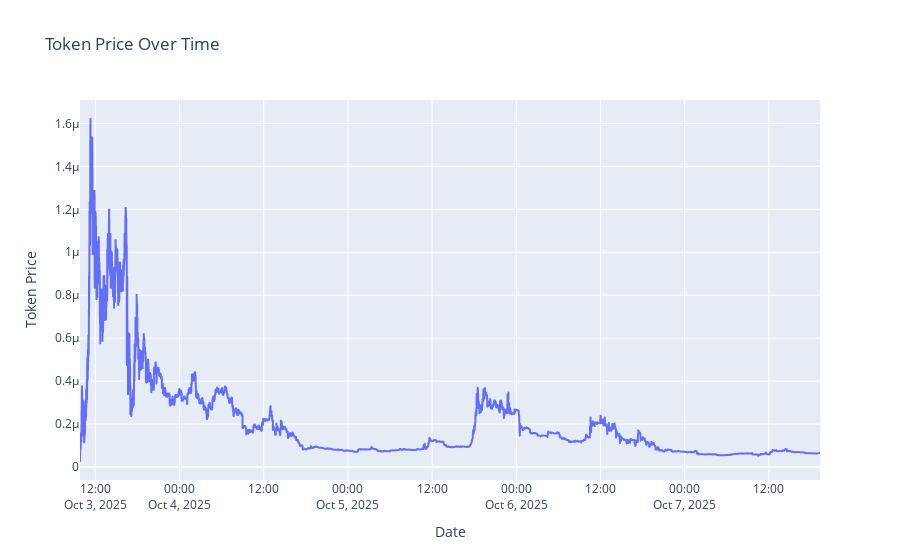

Write notebook code for a chart like this one.
### Code cell
fig.show()

### Figure 1 — Plotly figure (JSON) as saved in the notebook; plotly's stock layout.template omitted (floating-point values rounded to 4 significant figures; data arrays with more than 128 entries replaced by an {"elided": "..."} marker saying what was removed)
{"data": [{"hovertemplate": "Date=%{x}<br>Token Price=%{y}<extra></extra>", "legendgroup": "", "line": {"color": "#636efa", "dash": "solid"}, "marker": {"symbol": "circle"}, "mode": "lines", "name": "", "showlegend": false, "type": "scattergl", "x": {"elided": "24393 str values"}, "xaxis": "x", "y": {"elided": "24393 float values"}, "yaxis": "y"}], "layout": {"legend": {"tracegroupgap": 0}, "title": {"text": "Token Price Over Time"}, "xaxis": {"anchor": "y", "domain": [0, 1], "title": {"text": "Date"}}, "yaxis": {"anchor": "x", "domain": [0, 1], "title": {"text": "Token Price"}}}}
